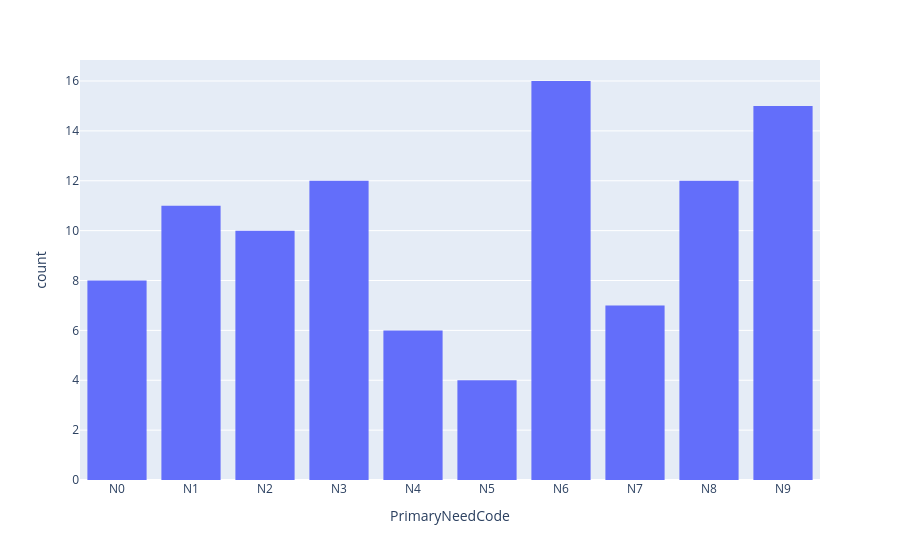

Notebook code for this chart:
### Code cell
import plotly.graph_objects as go

primary_need_bar = px.histogram(cin, x='PrimaryNeedCode')

# need graph_objects to use update_xaxes
primary_need_bar.update_xaxes(categoryorder='category ascending')

primary_need_bar.show()

### Figure 1 — Plotly figure (JSON) as saved in the notebook; plotly's stock layout.template omitted (floating-point values rounded to 4 significant figures)
{"data": [{"bingroup": "x", "hovertemplate": "PrimaryNeedCode=%{x}<br>count=%{y}<extra></extra>", "legendgroup": "", "marker": {"color": "#636efa", "pattern": {"shape": ""}}, "name": "", "orientation": "v", "showlegend": false, "type": "histogram", "x": ["N6", "N8", "N9", "N4", "N9", "N3", "N3", "N8", "N6", "N9", "N1", "N6", "N6", "N8", "N6", "N9", "N2", "N8", "N1", "N6", "N0", "N3", "N8", "N7", "N0", "N9", "N6", "N3", "N3", "N9", "N9", "N4", "N5", "N0", "N4", "N8", "N6", "N5", "N2", "N7", "N0", "N1", "N6", "N2", "N1", "N1", "N4", "N6", "N7", "N8", "N8", "N7", "N1", "N0", "N3", "N2", "N3", "N8", "N8", "N9", "N5", "N0", "N6", "N3", "N2", "N3", "N6", "N5", "N1", "N9", "N2", "N0", "N9", "N0", "N2", "N1", "N2", "N7", "N1", "N9", "N3", "N3", "N8", "N8", "N6", "N2", "N1", "N3", "N9", "N7", "N1", "N4", "N6", "N7", "N2", "N6", "N4", "N9", "N6", "N9", "N9"], "xaxis": "x", "yaxis": "y"}], "layout": {"barmode": "relative", "legend": {"tracegroupgap": 0}, "margin": {"t": 60}, "xaxis": {"anchor": "y", "categoryorder": "category ascending", "domain": [0, 1], "title": {"text": "PrimaryNeedCode"}}, "yaxis": {"anchor": "x", "domain": [0, 1], "title": {"text": "count"}}}}
